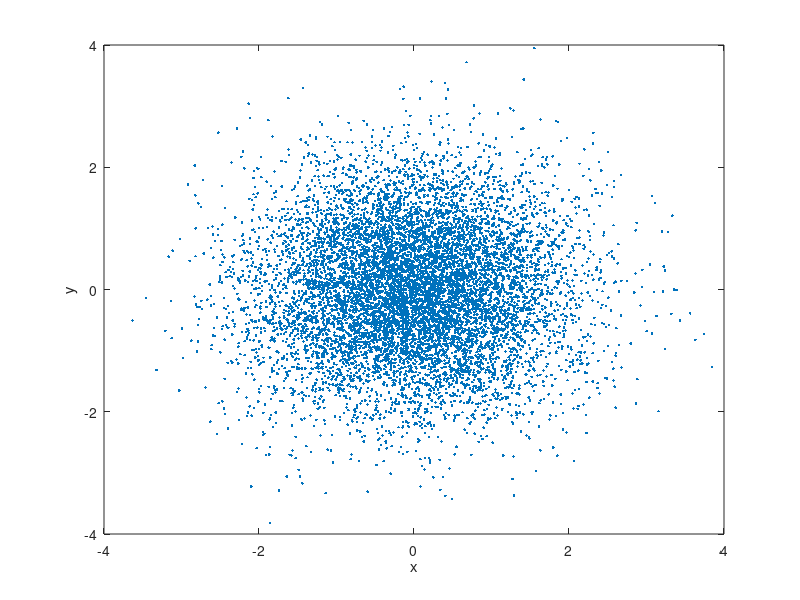
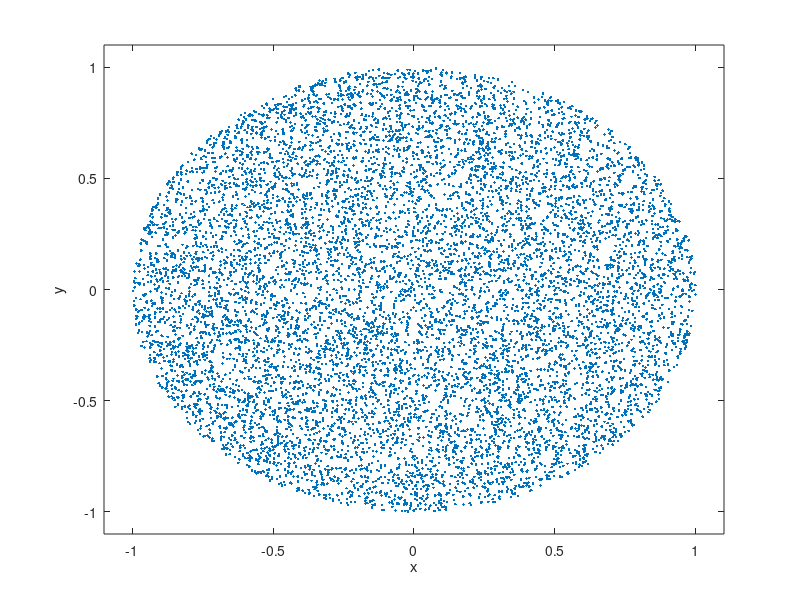
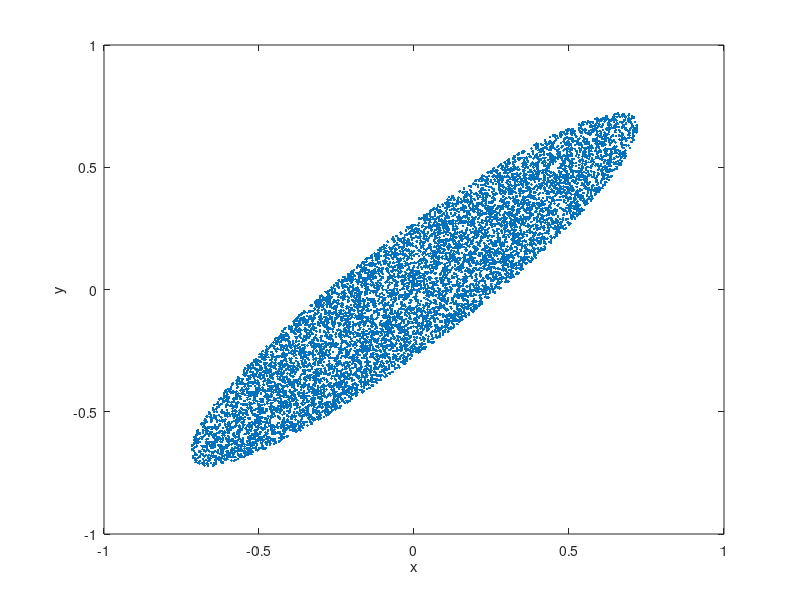
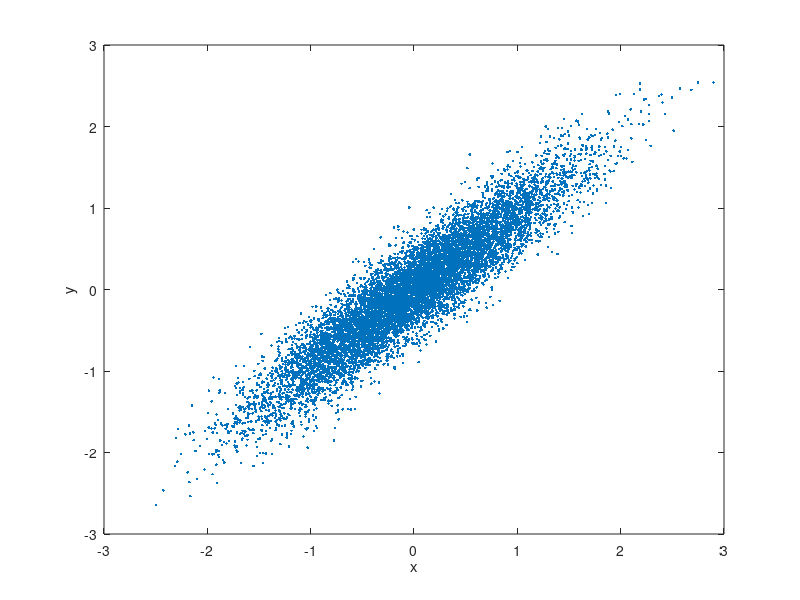

These charts were generated, in order, by the following MATLAB code:
clear; clc; close all;
P1 = csvread("dane1.csv");
P2 = csvread("dane2.csv");
P3 = csvread("dane3.csv");
P4 = csvread("dane4.csv");

figure;
plot(P1(1,:), P1(2,:), '.')
xlabel("x");
ylabel("y");

figure;
plot(P2(1,:), P2(2,:), '.')
xlim([-1.1 1.1]);
ylim([-1.1 1.1]);
xlabel("x");
ylabel("y");

figure;
plot(P3(1,:), P3(2,:), '.')
xlim([-1 1]);
ylim([-1 1]);
xlabel("x");
ylabel("y");

figure;
plot(P4(1,:), P4(2,:), '.')
%xlim([-1 1]);
%ylim([-1 1]);
xlabel("x");
ylabel("y");